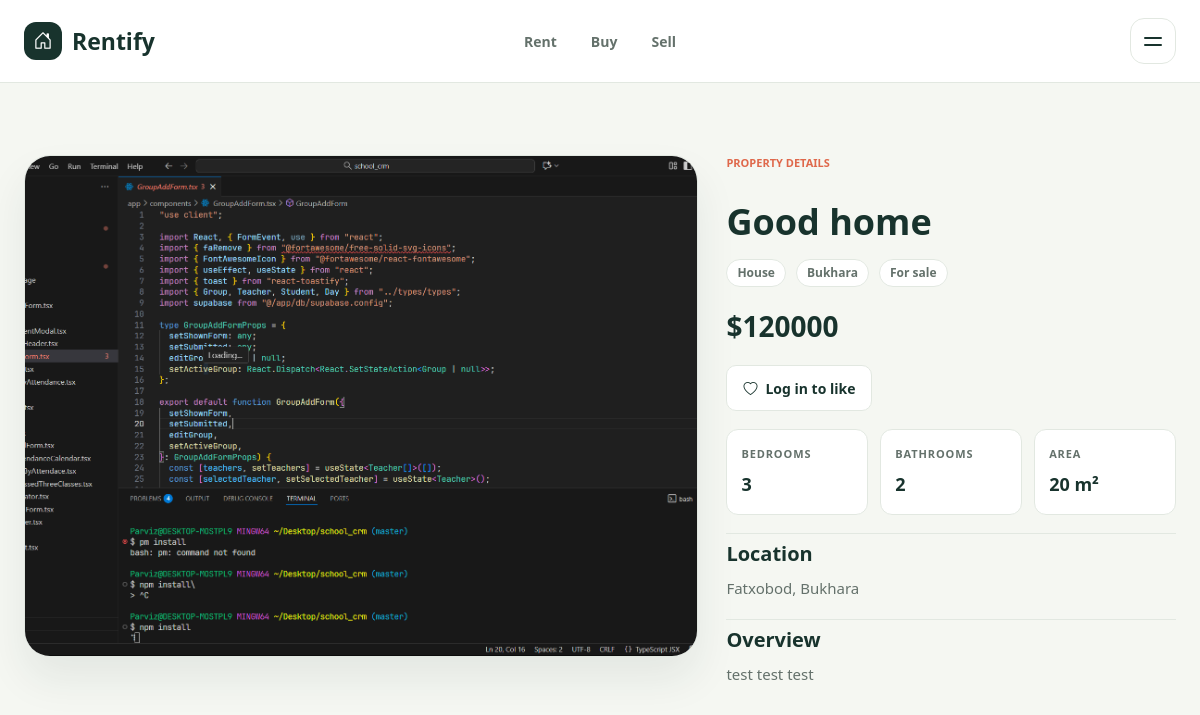
/listing/2/, run on the app's committed database.
### rentify/models.py (models this page shows, shortened)
class Listing(models.Model):
	class Purpose(models.TextChoices):
		RENT = "rent", "For rent"
		BUY = "buy", "For sale"
	class PropertyType(models.TextChoices):
		APARTMENT = "apartment", "Apartment"
		HOUSE = "house", "House"
		TOWNHOUSE = "townhouse", "Townhouse"
		STUDIO = "studio", "Studio"
	owner = models.ForeignKey(
		settings.AUTH_USER_MODEL,
		on_delete=models.CASCADE,
		related_name="listings",
	)
	purpose = models.CharField(max_length=8, choices=Purpose.choices)
	property_type = models.CharField(max_length=12, choices=PropertyType.choices)
	title = models.CharField(max_length=120)
	description = models.TextField(max_length=3000)
	city = models.CharField(max_length=100, default="Bukhara")
	address = models.CharField(max_length=200)
	price = models.DecimalField(
		max_digits=12,
		decimal_places=2,
		validators=[MinValueValidator(1)],
	)
	bedrooms = models.PositiveSmallIntegerField(default=1)
	bathrooms = models.PositiveSmallIntegerField(default=1)
	area_sqm = models.PositiveIntegerField(validators=[MinValueValidator(1)])
	image = models.FileField(
		upload_to="listings/",
		blank=True,
		validators=[FileExtensionValidator(["jpg", "jpeg", "png", "webp"])],
	)
	created_at = models.DateTimeField(auto_now_add=True)
	is_active = models.BooleanField(default=True)
	class Meta:
		ordering = ("-created_at",)
	@property
	def price_period(self):
		return " / month" if self.purpose == self.Purpose.RENT else ""

### rentify/views.py (the view, shortened to what this page needs)
# urls.py: path("listing/<int:pk>/", views.listing_detail_view, name="listing_detail"),
def listing_detail_view(request, pk):
    listing = get_object_or_404(Listing, pk=pk, is_active=True)
    inquiry_form = ListingInquiryForm()
    return render(
        request,
        "rentify/detail.html",
        {
            "listing": listing,
            "inquiry_form": inquiry_form,
            "is_liked": request.user.is_authenticated
            and listing.likes.filter(user=request.user).exists(),
        },
    )

### templates/rentify/detail.html (shortened to what this page needs)
{% extends "base.html" %} {% block content %}
<main class="detail-page">
  <article class="detail-shell">
    <div class="detail-visual">
      {% if listing.image %}
      <img src="{{ listing.image.url }}" alt="{{ listing.title }}" />
      {% else %}
      <div class="detail-visual-placeholder" aria-hidden="true">
        <i class="bi bi-house-heart"></i>
      </div>
      {% endif %}
    </div>
    <div class="detail-content">
      <p class="destination-eyebrow">PROPERTY DETAILS</p>
      <h1>{{ listing.title }}</h1>
      <div class="detail-meta">
        <span>{{ listing.get_property_type_display }}</span>
        <span>{{ listing.city }}</span>
        <span>{{ listing.get_purpose_display }}</span>
      </div>
      <p class="detail-price">
        ${{ listing.price|floatformat:0 }}{{ listing.price_period }}
      </p>
      <div class="detail-action-row">
        {% if user.is_authenticated %} {% if listing.owner_id == user.id %}
        <span class="detail-action-button" aria-disabled="true">
          <i class="bi bi-house-check" aria-hidden="true"></i>
          <span>Your listing</span>
        </span>
        {% else %}
        <form method="post" class="inline-action-form">
          {% csrf_token %}
          <input type="hidden" name="action" value="toggle_like" />
          <button
            type="submit"
            class="detail-action-button {% if is_liked %}is-active{% endif %}"
            data-action="like"
            data-listing-id="{{ listing.pk }}"
            data-default-label="Like"
            data-active-label="Liked"
            aria-pressed="{{ is_liked|yesno:'true,false' }}"
          >
            <i
              class="bi {% if is_liked %}bi-heart-fill{% else %}bi-heart{% endif %}"
            ></i>
            <span>{% if is_liked %}Liked{% else %}Like{% endif %}</span>
          </button>
        </form>
        <p
          class="like-feedback"
          id="like-feedback"
          role="status"
          aria-live="polite"
        ></p>
        {% endif %} {% else %}
        <a
          class="detail-action-button"
          href="{% url 'login' %}?next={{ request.path }}"
        >
          <i class="bi bi-heart" aria-hidden="true"></i>
          <span>Log in to like</span>
        </a>
        {% endif %}
      </div>
      <div class="detail-stats">
        <div class="detail-stat">
          <span>Bedrooms</span>
          <strong>{{ listing.bedrooms }}</strong>
        </div>
        <div class="detail-stat">
          <span>Bathrooms</span>
          <strong>{{ listing.bathrooms }}</strong>
        </div>
        <div class="detail-stat">
          <span>Area</span>
          <strong>{{ listing.area_sqm }} m²</strong>
        </div>
      </div>
      <section class="detail-section">
        <h2>Location</h2>
        <p>{{ listing.address }}, {{ listing.city }}</p>
      </section>
      <section class="detail-section">
        <h2>Overview</h2>
        <p>{{ listing.description }}</p>
      </section>
    </div>
  </article>
</main>
{% endblock content %}

### static/css/style.css (style rules this page uses)
:root { --ink: #18332d; --muted: #64716b; --paper: #f5f7f2; --line: #e2e8e1; --accent: #df684b; }
body { margin: 0; color: var(--ink); background: var(--paper); font-family: "Aptos", "Segoe UI", sans-serif; }
main, .destination-page, .auth-page, .profile-details, .sell-intro, .sell-steps article, .browse-results { animation: pageFadeIn 700ms cubic-bezier(0.2, 0.8, 0.2, 1) both; }
a, button, input, select { transition: transform 180ms ease, box-shadow 180ms ease, border-color 180ms ease, background 180ms ease, color 180ms ease; }
.destination-eyebrow { margin: 0 0 13px; color: var(--accent); font-size: 11px; font-weight: 750; }
.detail-page { width: min(100% - 48px, 1180px); margin: 0 auto; padding: 72px 0 88px; }
.detail-shell { display: grid; grid-template-columns: 1.2fr 0.8fr; gap: 28px; align-items: start; }
.detail-visual { overflow: hidden; border: 1px solid var(--line); border-radius: 26px; background: white; box-shadow: 0 22px 42px rgba(24, 51, 45, 0.08); }
.detail-visual img { display: block; width: 100%; height: 100%; min-height: 500px; object-fit: cover; }
.detail-content { display: grid; gap: 18px; }
.detail-content h1 { margin: 0; color: var(--ink); font-size: clamp(32px, 3vw, 44px); font-weight: 800; line-height: 1.08; }
.detail-meta { display: flex; flex-wrap: wrap; gap: 10px; }
.detail-meta span { display: inline-flex; align-items: center; min-height: 28px; padding: 0 10px; border: 1px solid var(--line); border-radius: 999px; color: var(--muted); background: white; font-size: 12px; font-weight: 700; }
.detail-price { margin: 0; color: var(--ink); font-size: clamp(28px, 2.2vw, 38px); font-weight: 800; }
.detail-action-row { display: flex; flex-wrap: wrap; gap: 12px; }
.detail-action-button, .detail-inquiry-form .action-link { display: inline-flex; align-items: center; justify-content: center; min-height: 46px; gap: 8px; border: 1px solid var(--line); border-radius: 10px; padding: 0 16px; color: var(--ink); background: white; font: inherit; font-size: 14px; font-weight: 700; text-decoration: none; cursor: pointer; }
.detail-stats { display: grid; grid-template-columns: repeat(3, minmax(0, 1fr)); gap: 12px; }
.detail-stat { padding: 16px 14px; border: 1px solid var(--line); border-radius: 12px; background: white; }
.detail-stat span { display: block; color: var(--muted); font-size: 11px; font-weight: 700; letter-spacing: 0.08em; text-transform: uppercase; }
.detail-stat strong { display: block; margin-top: 8px; color: var(--ink); font-size: 18px; font-weight: 750; }
.detail-section { padding-top: 8px; border-top: 1px solid var(--line); }
.detail-section h2, .seller-panel h2 { margin: 0 0 10px; color: var(--ink); font-size: 20px; font-weight: 700; }
.detail-section p { margin: 0; color: var(--muted); font-size: 15px; line-height: 1.7; }

### data on the page
Listing: image (picture), title "Good home", property_type "House", city "Bukhara", purpose "For sale", price "120000", bedrooms "3", bathrooms "2", area_sqm "20", address "Fatxobod", description "test test test"
